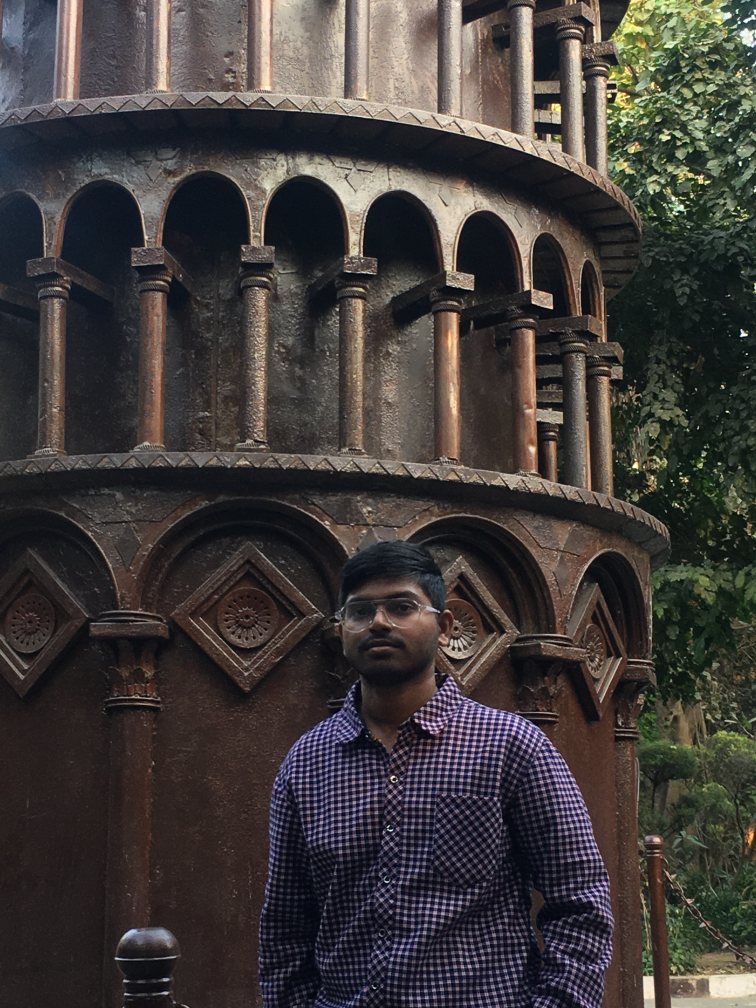
#> input picture Vip.jpg, 3024 x 4032 px (shown at 1/4 size)
$ python 5_Blurring.py
#> lines starting #> are read from the running program, lines starting #| are printed output that depends on the picture
# Why it's essential:
# Blurring is used to reduce noise, smooth images, and sometimes as a preprocessing step for edge detection or other features.
# Gaussian blur is very common.

import cv2
# Load an image
img = cv2.imread('Vip.jpg')
#> img is the input picture: shape (4032, 3024, 3); mean B, G, R 58.5, 60.3, 65

if img is None:
    print("Error: Could not load image")
else:

     # for resizing the image

    height,width,_ = img.shape
#> height = 4032; width = 3024

    descale_percent = 10
    new_width = int(width * (descale_percent/100))
#> new_width = 302
    new_height = int(height * (descale_percent/100))
#> new_height = 403

    img = cv2.resize(img, (new_width, new_height))
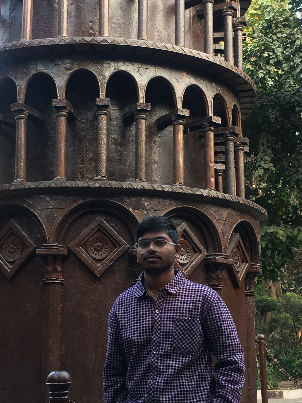
#> img: shape (403, 302, 3); mean B, G, R 58.4, 60.2, 64.9

    # Apply Gaussian Blur

    # cv2.GaussianBlur(src, ksize, sigmaX)
    # ksize: Gaussian kernel size (width, height). Should be positive and odd.
    # sigmaX: Gaussian kernel standard deviation in X direction. If 0, computed from ksize.
    # sigmaY: Gaussian kernel standard deviation in Y direction. Defaults to sigmaX.
    blurred_img = cv2.GaussianBlur(img, (5, 5), 0) # Using a 5x5 kernel
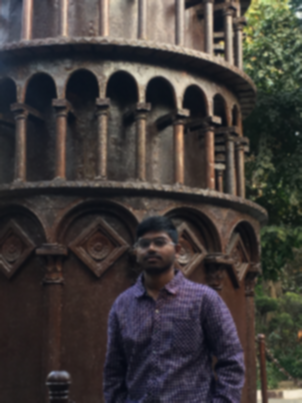
#> blurred_img: shape (403, 302, 3); mean B, G, R 58.4, 60.2, 64.9

    # You could also try other blur types:

    # median_blurred = cv2.medianBlur(img, 5) # Median blur with 5x5 kernel
    # box_blurred = cv2.blur(img, (5, 5)) # Simple box blur with 5x5 kernel


    # Display results
    cv2.imshow('Original', img)
    cv2.imshow('Gaussian Blurred (5x5)', blurred_img)
    # cv2.imshow('Median Blurred (5x5)', median_blurred)

    print("Press any key to close windows...")
    cv2.waitKey(0)
    cv2.destroyAllWindows()
